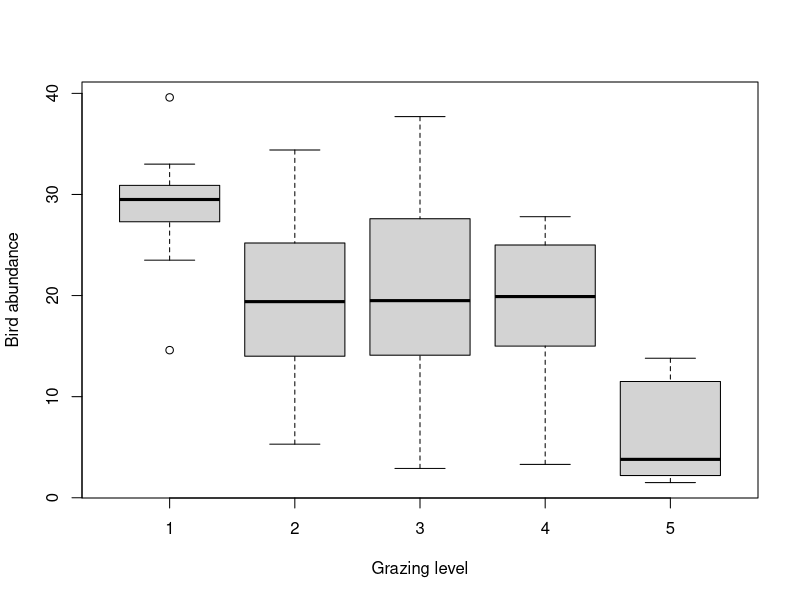
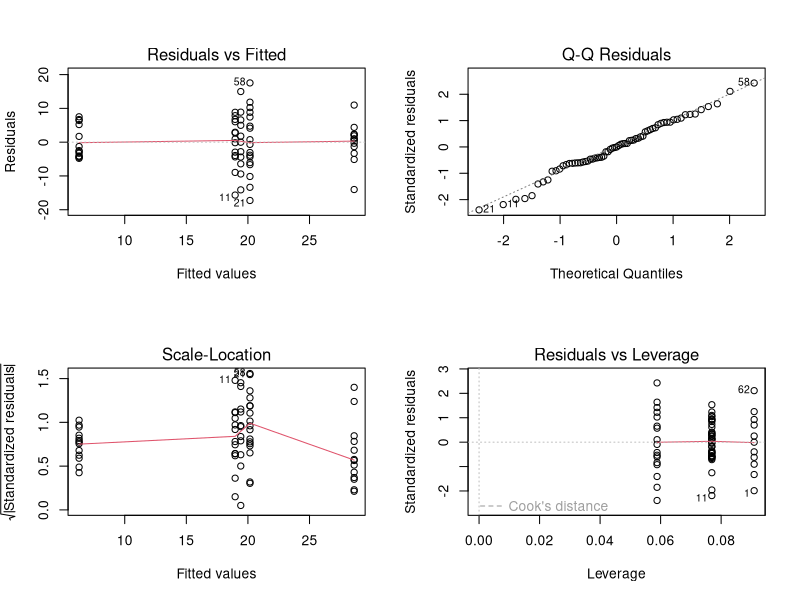
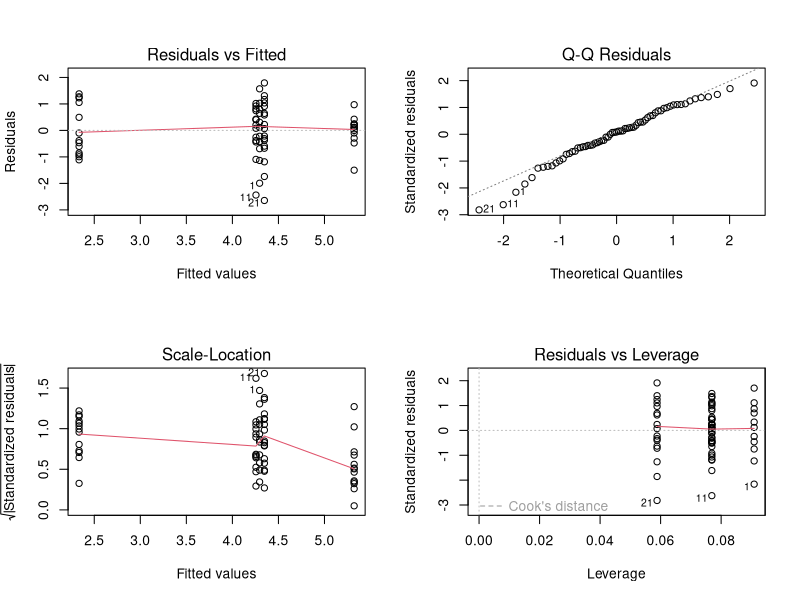
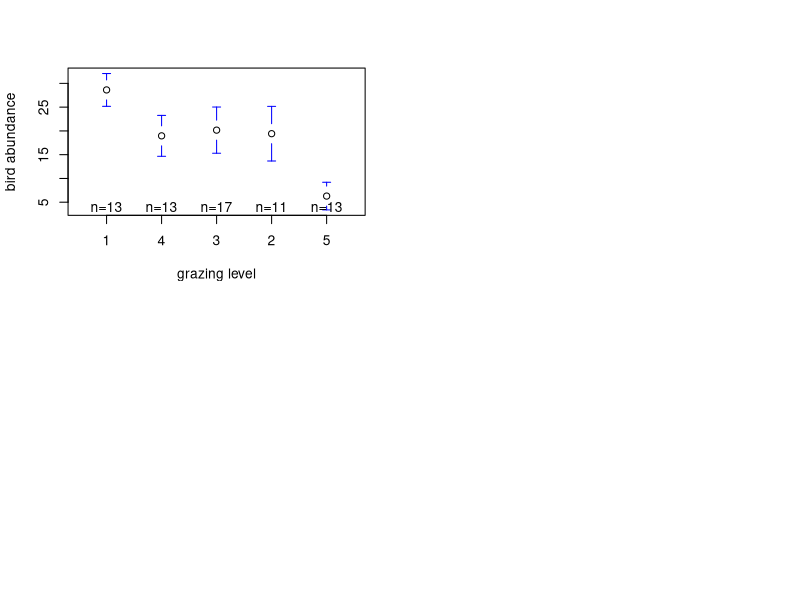
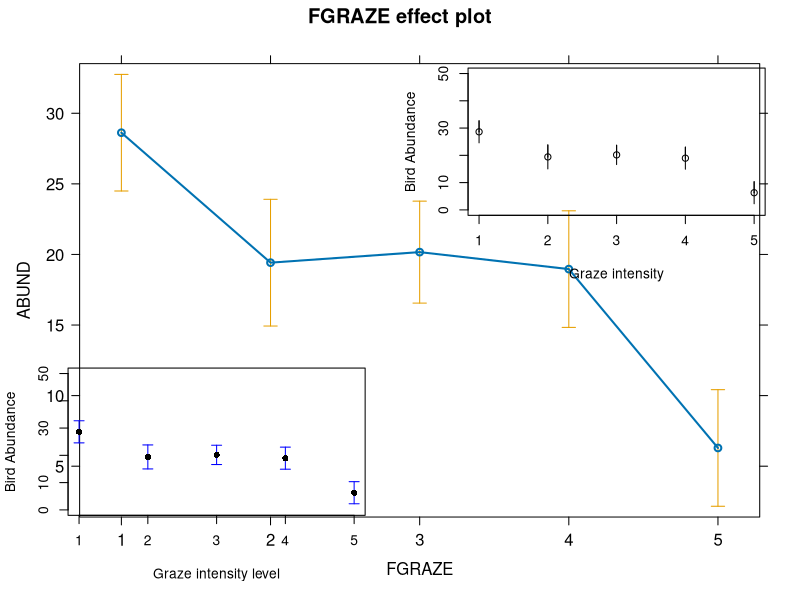

These charts were generated, in order, by the following R code:
## ---- chunk 1
knitr::opts_chunk$set(echo=TRUE, message = FALSE, warning = FALSE, eval = FALSE, cache = FALSE)
## ---- chunk 2
loyn <- read.table("./data/loyn.txt", header = TRUE, 
                   stringsAsFactors = TRUE)
str(loyn)
## ---- chunk 3
# create factor GRAZE as it was originally coded as an integer
loyn$FGRAZE <- factor(loyn$GRAZE)

# check this
class(loyn$FGRAZE)
## ---- chunk 4
boxplot(ABUND ~ FGRAZE, xlab = "Grazing level", ylab = "Bird abundance", data = loyn)

# mean bird abundance for each level of FGRAZE
tapply(loyn$ABUND, loyn$FGRAZE, mean, na.rm = TRUE)

# it looks from this plot and the table of means that the bird abundance is lowest for FGRAZE level 5 and 
# highest for level 1. The bird abundance for levels 2, 3 and 4 all look similar.
# so in terms of differences in ABUND between groups we might expect FGRAZE level 5 to be different from
# the other grazing intensity group and possibly FGRAZE level 1 to be different from graze level 2,3 and 4
# but this is not particularly clear. We might also expect there to be no differences between grazing 
# levels 2,3 and 4. 
## ---- chunk 5
birds.lm <- lm(ABUND ~ FGRAZE, data = loyn)
## ---- chunk 6
anova(birds.lm)

# null hypothesis : There is no difference in the mean bird abundance between the 
# five levels of grazing.
# the p value is very small therefore reject this null hypothesis. In other words
# there is a difference in the mean bird abundance between grazing intensity levels.

# for a report you might write something like:
# there was a significant difference in the mean abundance of birds between the five levels
# of grazing intensity (F_4,51 = 15.27, p < 0.0001)
## ---- chunk 7
summary(birds.lm)

# Here the intercept (baseline) is the mean abundance of birds for FGRAZE level 1.
# the null hypothesis for the intercept is that the intercept = 0.
# As the p value (p < 2e-16) is very small we reject this null hypothesis and conclude that the
# intercept is significantly different from 0. However, from a biological perspective this
# is not a particularly informative hypothesis to test.

# the remaining estimates are differences (contrasts) between each level and the 
# baseline. For example the FGRAZE2 estimate is - 6.67 and therefore there are 6.6 fewer 
# birds on average in graze level 2 compared to graze level 1. This difference is however 
# not significantly different from zero (p = 0.0537). 

# The difference between graze level 3 (FGRAZE3) and graze level 1 (intercept) is 
# -7.34 (7.34 fewer birds in graze 3 compared to graze 1). This difference is significantly 
# different from 0 (p = 0.013) and therefore the mean abundance of birds in graze level 1 is
# significantly different from graze level 1.

# The difference between graze level 4 (FGRAZE4) and graze level 1 (intercept) is 
# -8.05 (8.05 fewer birds in graze 4 compared to graze 1). This difference is significantly 
# different from 0 (p = 0.026) and therefore the mean abundance of birds in graze level 1 is
# significantly different from graze level 4.

# The difference between graze level 5 (FGRAZE5) and graze level 1 (intercept) is 
# -22.33 (22.33 fewer birds in graze 5 compared to graze 1). This difference is significantly 
# different from 0 (p = 6.85e-10) and therefore the mean abundance of birds in graze level 1 is
# significantly different from graze level 5.
## ---- chunk 8
# Set FGRAZE level 2 to be the intercept

loyn$FGRAZE <- relevel(loyn$FGRAZE, ref = "2")
birds.lm2 <- lm(ABUND ~ FGRAZE, data = loyn)
summary(birds.lm2)

# The intercept is now FGRAZE level 2, we can now compare between levels '2 and 3', '2 and 4', and '2 and 5'
# Also note that the rest of the model output (R^2, F, DF etc) is the same as the previous model (i.e. its 
# the same model we have just changed the intercept and therefore the contrasts).

loyn$FGRAZE <- relevel(loyn$FGRAZE, ref = "3")
birds.lm3 <- lm(ABUND ~ FGRAZE, data = loyn)
summary(birds.lm3)

# The intercept is now FGRAZE level 3, we can now compare between levels '3 and 4', 'and 3 and 5'

loyn$FGRAZE <- relevel(loyn$FGRAZE, ref = "4")
birds.lm4 <- lm(ABUND ~ FGRAZE, data = loyn)
summary(birds.lm4)

# The intercept is now FGRAZE level 4, we can now compare between levels '4 and 5'
## ---- chunk 9
# The multiple R-squared value is 0.545 and therefore 54.5% of
# the variation in ABUND is explained by FGRAZE
## ---- chunk 10
# first split the plotting device into 2 rows and 2 columns
par(mfrow = c(2, 2))

# now create the residuals plots
plot(birds.lm)

# To test the normality of residuals assumption we use the Normal Q-Q plot. Although the majority of the residuals 
# lie along the 1:1 line there are five residuals which are all below the line resulting in reasonably substantial 
# negative residuals. This suggest that the model does not fit these observation very well.

# Looking at the homogeneity of variance assumption (Residuals vs Fitted and Scale-Location plot) you can see the 
# five columns of residuals corresponding to the fitted values for the five grazing levels. Again, things don't look 
# great. The spread for the lower fitted values (left side of the plot) is much narrower when compared to the other groups.
# This suggests that the homogeneity of variance assumption is not met (i.e. the variances are not the same). The same cluster
# of negative residuals we spotted in the Normal Q-Q plot also appears in the Residuals vs Fitted plot suggesting that it is
# these residuals that are responsible.

# The only real good news is that there doesn't appear to be any influential or unusual residuals as indicated in the 
# Residuals vs Leverage plot.  

# So what to do? You could go back and check the original field notebook data to see if a
# transcribing mistake has been made (seems unlikely and you dont have this luxury anyway). 
# You could also try applying a transformation (log or square root) on the ABUND variable, refit the model and 
# see if this improves things. 
# for example 

loyn$ABUND.SQRT <- sqrt(loyn$ABUND)
birds.lm.sqrt <- lm(ABUND.SQRT ~ FGRAZE, data = loyn)
par(mfrow = c(2, 2))
plot(birds.lm.sqrt)

# Sadly this doesn't seemed to have improved things!

# Or finally, you can relax the assumption of equal variance and estimate a separate variance for each group using 
# generalised least squares. This is not something we will do on this short course.
## ---- chunk 11
# Using the gplots package, you may need to install this package first
# install.packages('gplots')

loyn$FGRAZE <- relevel(loyn$FGRAZE, ref = "1")
library(gplots)
plotmeans(ABUND ~ FGRAZE, xlab = "grazing level",
  ylab = "bird abundance", data = loyn, connect = FALSE)
## ---- chunk 12
# Using the effects package, you may need to install this package first
# install.packages('effects')

library(effects)
loyn.effects <- allEffects(birds.lm)
plot(loyn.effects,"FGRAZE")
## ---- chunk 13
# and finally using old faithful the predict function and base R graphics
# with the segments function

my.data <- data.frame(FGRAZE = c("1", "2", "3", "4", "5"))
pred.vals <- predict(birds.lm, newdata = my.data, se.fit = TRUE)

# now plot these values

plot(1:5, seq(0, 50, length=5), type = "n", xlab = "Graze intensity", ylab = "Bird Abundance")
points(1:5, pred.vals$fit)
segments(1:5, pred.vals$fit, 1:5, pred.vals$fit - 1.96 * pred.vals$se.fit)
segments(1:5, pred.vals$fit, 1:5, pred.vals$fit + 1.96 * pred.vals$se.fit)
segments(1:5, pred.vals$fit, 1:5, pred.vals$fit + 1.96 * pred.vals$se.fit)
## ---- chunk 14
# using old faithful the predict function and base R graphics 
# with the arrows function 

my.data <- data.frame(FGRAZE = c("1", "2", "3", "4", "5"))
pred.vals <- predict(birds.lm, newdata = my.data, se.fit = TRUE)

# now plot these values

plot(1:5, seq(0, 50, length=5), type = "n", xlab = "Graze intensity level", ylab = "Bird Abundance")
arrows(1:5, pred.vals$fit, 1:5, pred.vals$fit - 1.96 * pred.vals$se.fit,
    angle = 90, code = 2, length = 0.05, col = "blue")
arrows(1:5, pred.vals$fit, 1:5, pred.vals$fit + 1.96 * pred.vals$se.fit,
       angle = 90, code = 2, length = 0.05, col = "blue")
points(1:5, pred.vals$fit, pch = 16)
